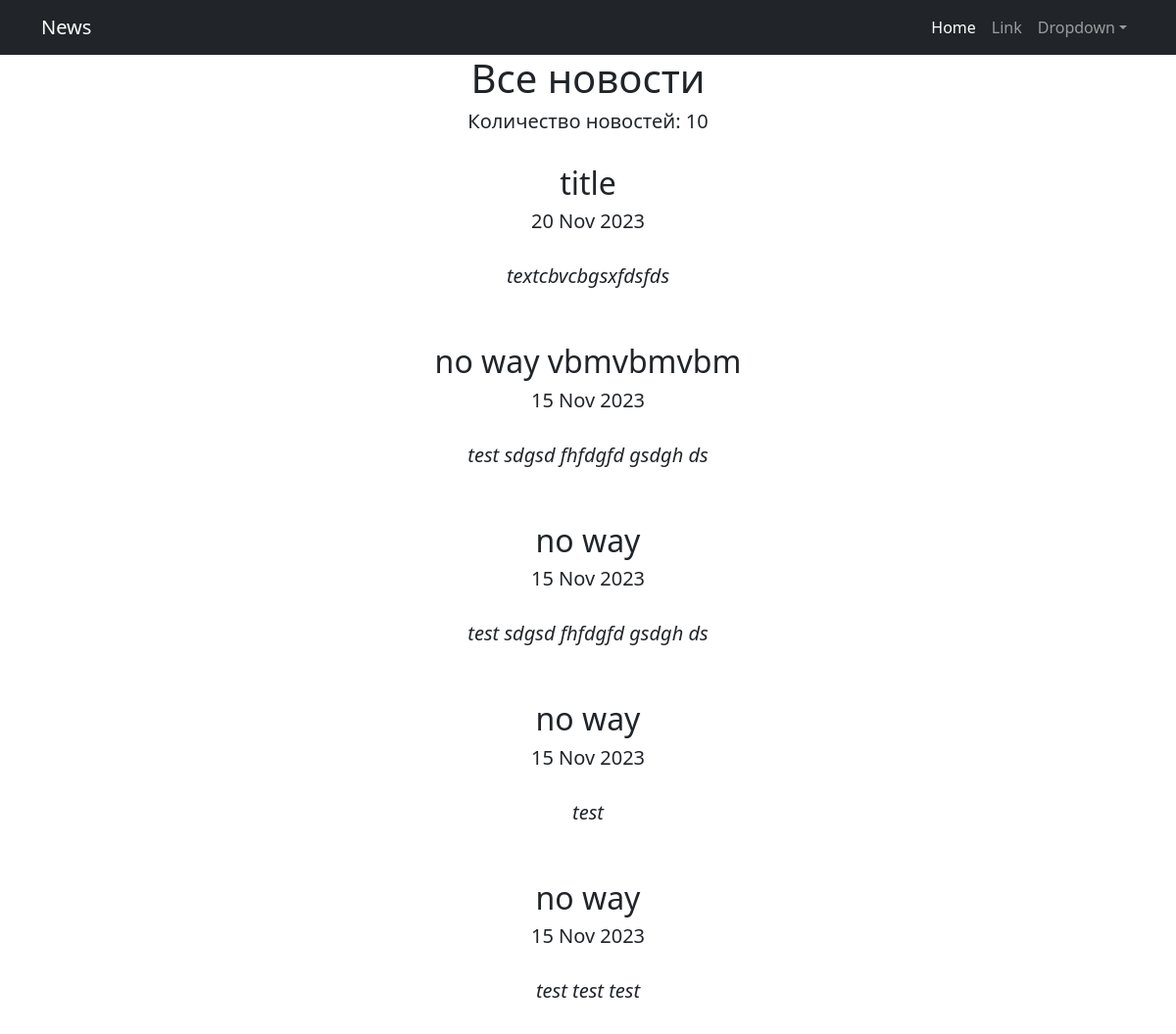
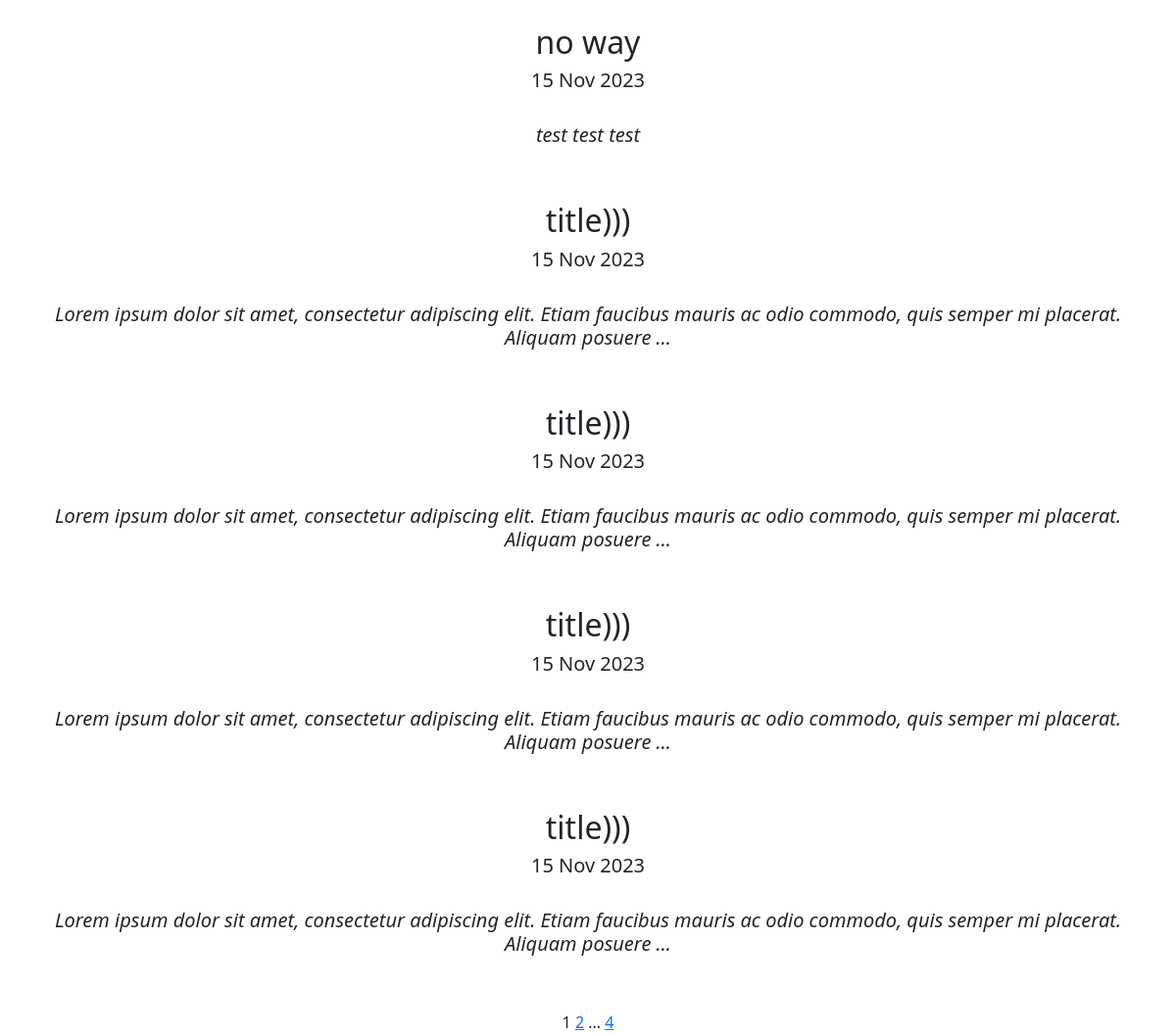
Page /news/ on the committed database (2 pictures, top to bottom).
### News/models.py (models this page shows, shortened)
class Post(models.Model):
    ARTICLE = 'AT'
    NEWS = 'NS'
    TYPE_OF_POST = [
        (ARTICLE, 'статья'),
        (NEWS, 'новость'),
    ]
    author = models.ForeignKey(Author, on_delete= models.CASCADE)
    type = models.CharField(max_length=2, choices=TYPE_OF_POST, default=ARTICLE)
    article_date = models.DateTimeField(auto_now_add=True)
    category = models.ManyToManyField(Category, through='PostCategory')
    title = models.CharField(max_length=255, default='title')
    text = models.TextField(default='text')
    rating = models.IntegerField(default=0)

### News/views.py (the view)
# urls.py: path('', PostsList.as_view(), name='post_list'),
class PostsList(ListView):
    model = Post
    ordering = '-article_date'
    template_name = 'posts.html'
    context_object_name = 'posts'
    paginate_by = 10

### News/templatetags/custom_filters.py (called while the page is built)
@register.filter()
def censor(value):
    m = value.split(' ')
    output = ''
    for word in m:
        if word.lower() in BAN_WORDS:
            word = word[0]+'*'*(len(word)-1)
        output += word+' '
    return output

### templates/posts.html (shortened to what this page needs)
{% extends 'flatpages/default.html' %}
{% load custom_filters %}
{% block content %}
<h1>Все новости</h1>
<h5>Количество новостей: {{ posts|length }}</h5>
<br>
{% for post in posts %}
<h2>{{ post.title|censor }}</h2>
<h5>{{ post.article_date|date:'d M Y' }}</h5>
<br>
<h5><i>{{ post.text|truncatewords:20|censor }}</i></h5>
<br>
<br>
{% endfor %}
   {{ page_obj.number }}
   {% if page_obj.has_next %}
       <a href="?page={{ page_obj.next_page_number }}">{{ page_obj.next_page_number }}</a>
       {% if paginator.num_pages != page_obj.next_page_number %}
           ...
           <a href="?page={{ page_obj.paginator.num_pages }}">{{ page_obj.paginator.num_pages }}</a>
       {% endif %}
   {% endif %}
{% endblock content %}

### rows in the picture
Post: title|censor "title", article_date "20 Nov 2023", text|censor "textcbvcbgsxfdsfds"
Post: title|censor "no way vbmvbmvbm", article_date "15 Nov 2023", text|censor "test sdgsd fhfdgfd gsdgh ds"
Post: title|censor "no way", article_date "15 Nov 2023", text|censor "test sdgsd fhfdgfd gsdgh ds"
Post: title|censor "no way", article_date "15 Nov 2023", text|censor "test"
Post: title|censor "no way", article_date "15 Nov 2023", text|censor "test test test"
Post: title|censor "no way", article_date "15 Nov 2023", text|censor "test test test"
Post: title|censor "title)))", article_date "15 Nov 2023", text|censor "Lorem ipsum dolor sit amet, consectetur adipiscing elit. Etiam faucibus mauris ac odio commodo, quis semper mi placerat. Aliquam posuere …"
Post: title|censor "title)))", article_date "15 Nov 2023", text|censor "Lorem ipsum dolor sit amet, consectetur adipiscing elit. Etiam faucibus mauris ac odio commodo, quis semper mi placerat. Aliquam posuere …"
Post: title|censor "title)))", article_date "15 Nov 2023", text|censor "Lorem ipsum dolor sit amet, consectetur adipiscing elit. Etiam faucibus mauris ac odio commodo, quis semper mi placerat. Aliquam posuere …"
Post: title|censor "title)))", article_date "15 Nov 2023", text|censor "Lorem ipsum dolor sit amet, consectetur adipiscing elit. Etiam faucibus mauris ac odio commodo, quis semper mi placerat. Aliquam posuere …"

### other values in the picture
{{ posts|length }} "10"
{{ page_obj.number }} "1"
{{ page_obj.next_page_number }} "2"
{{ page_obj.paginator.num_pages }} "4"
